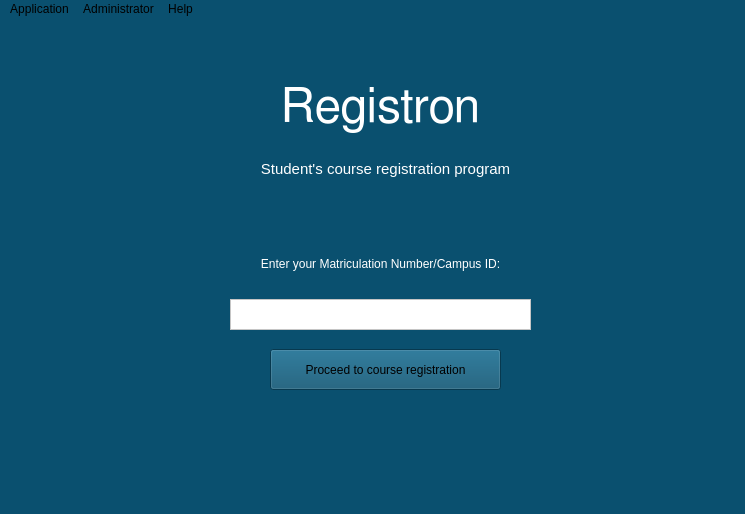
<?xml version="1.0" encoding="UTF-8"?>
<ui version="4.0">
 <author>Joseph Rex</author>
 <class>MainWindow</class>
 <widget class="QMainWindow" name="MainWindow">
  <property name="geometry">
   <rect>
    <x>0</x>
    <y>0</y>
    <width>745</width>
    <height>514</height>
   </rect>
  </property>
  <property name="minimumSize">
   <size>
    <width>329</width>
    <height>218</height>
   </size>
  </property>
  <property name="mouseTracking">
   <bool>false</bool>
  </property>
  <property name="windowTitle">
   <string>Registron</string>
  </property>
  <property name="windowIcon">
   <iconset>
    <normaloff>resources/images/48x48/registron.png</normaloff>resources/images/48x48/registron.png</iconset>
  </property>
  <property name="windowOpacity">
   <double>1.000000000000000</double>
  </property>
  <property name="styleSheet">
   <string notr="true">background: rgb(10, 80, 111);</string>
  </property>
  <widget class="QWidget" name="centralwidget">
   <widget class="QLabel" name="registronLabel">
    <property name="geometry">
     <rect>
      <x>250</x>
      <y>50</y>
      <width>261</width>
      <height>81</height>
     </rect>
    </property>
    <property name="font">
     <font>
      <family>FreeSans</family>
      <pointsize>36</pointsize>
      <weight>50</weight>
      <italic>false</italic>
      <bold>false</bold>
     </font>
    </property>
    <property name="toolTip">
     <string>Registron student program</string>
    </property>
    <property name="styleSheet">
     <string notr="true">color: white;</string>
    </property>
    <property name="text">
     <string>&lt;html&gt;&lt;head/&gt;&lt;body&gt;&lt;p&gt;Registron&lt;/p&gt;&lt;/body&gt;&lt;/html&gt;</string>
    </property>
    <property name="alignment">
     <set>Qt::AlignCenter</set>
    </property>
   </widget>
   <widget class="QLabel" name="registronDesc">
    <property name="geometry">
     <rect>
      <x>220</x>
      <y>140</y>
      <width>331</width>
      <height>20</height>
     </rect>
    </property>
    <property name="font">
     <font>
      <pointsize>11</pointsize>
     </font>
    </property>
    <property name="styleSheet">
     <string notr="true">color: white</string>
    </property>
    <property name="text">
     <string>Student's course registration program</string>
    </property>
    <property name="alignment">
     <set>Qt::AlignCenter</set>
    </property>
   </widget>
   <widget class="QLabel" name="enterMatricLabel">
    <property name="geometry">
     <rect>
      <x>210</x>
      <y>230</y>
      <width>341</width>
      <height>31</height>
     </rect>
    </property>
    <property name="styleSheet">
     <string notr="true">color:white</string>
    </property>
    <property name="text">
     <string>&lt;html&gt;&lt;head/&gt;&lt;body&gt;&lt;p&gt;Enter your Matriculation Number/Campus ID:&lt;/p&gt;&lt;/body&gt;&lt;/html&gt;</string>
    </property>
    <property name="alignment">
     <set>Qt::AlignCenter</set>
    </property>
   </widget>
   <widget class="QPushButton" name="proceedBtn">
    <property name="geometry">
     <rect>
      <x>270</x>
      <y>330</y>
      <width>231</width>
      <height>41</height>
     </rect>
    </property>
    <property name="text">
     <string>Proceed to course registration</string>
    </property>
   </widget>
   <widget class="QTextEdit" name="matricInput">
    <property name="geometry">
     <rect>
      <x>230</x>
      <y>280</y>
      <width>301</width>
      <height>31</height>
     </rect>
    </property>
    <property name="styleSheet">
     <string notr="true">background:white;color: black;</string>
    </property>
    <property name="html">
     <string>&lt;!DOCTYPE HTML PUBLIC &quot;-//W3C//DTD HTML 4.0//EN&quot; &quot;http://www.w3.org/TR/REC-html40/strict.dtd&quot;&gt;
&lt;html&gt;&lt;head&gt;&lt;meta name=&quot;qrichtext&quot; content=&quot;1&quot; /&gt;&lt;style type=&quot;text/css&quot;&gt;
p, li { white-space: pre-wrap; }
&lt;/style&gt;&lt;/head&gt;&lt;body style=&quot; font-family:'DejaVu Sans'; font-size:9pt; font-weight:400; font-style:normal;&quot;&gt;
&lt;p style=&quot;-qt-paragraph-type:empty; margin-top:0px; margin-bottom:0px; margin-left:0px; margin-right:0px; -qt-block-indent:0; text-indent:0px;&quot;&gt;&lt;br /&gt;&lt;/p&gt;&lt;/body&gt;&lt;/html&gt;</string>
    </property>
   </widget>
  </widget>
  <widget class="QMenuBar" name="menubar">
   <property name="geometry">
    <rect>
     <x>0</x>
     <y>0</y>
     <width>745</width>
     <height>21</height>
    </rect>
   </property>
   <widget class="QMenu" name="menuMenu">
    <property name="title">
     <string>Application</string>
    </property>
    <addaction name="actionQuit"/>
    <addaction name="separator"/>
   </widget>
   <widget class="QMenu" name="menuAdministrators">
    <property name="title">
     <string>Administrator</string>
    </property>
    <addaction name="actionSignIn"/>
    <addaction name="separator"/>
   </widget>
   <widget class="QMenu" name="menuHelp">
    <property name="title">
     <string>Help</string>
    </property>
    <addaction name="actionDocumentation"/>
    <addaction name="separator"/>
    <addaction name="actionAbout"/>
    <addaction name="actionCredits"/>
    <addaction name="actionLicense"/>
   </widget>
   <addaction name="menuMenu"/>
   <addaction name="menuAdministrators"/>
   <addaction name="menuHelp"/>
  </widget>
  <widget class="QStatusBar" name="statusbar"/>
  <action name="actionQuit">
   <property name="text">
    <string>Quit registron</string>
   </property>
   <property name="statusTip">
    <string>Exit this program</string>
   </property>
   <property name="shortcut">
    <string>Ctrl+Q</string>
   </property>
  </action>
  <action name="actionDocumentation">
   <property name="text">
    <string>Online Documentation</string>
   </property>
   <property name="shortcut">
    <string>Ctrl+?</string>
   </property>
  </action>
  <action name="actionAbout">
   <property name="text">
    <string>About Registron</string>
   </property>
   <property name="shortcut">
    <string>Ctrl+A</string>
   </property>
  </action>
  <action name="actionCredits">
   <property name="text">
    <string>Credits</string>
   </property>
   <property name="shortcut">
    <string>Ctrl+R</string>
   </property>
  </action>
  <action name="actionSignIn">
   <property name="text">
    <string>Manage Accounts</string>
   </property>
  </action>
  <action name="actionLicense">
   <property name="text">
    <string>License</string>
   </property>
  </action>
 </widget>
 <layoutdefault spacing="6" margin="11"/>
 <resources/>
 <connections/>
</ui>
